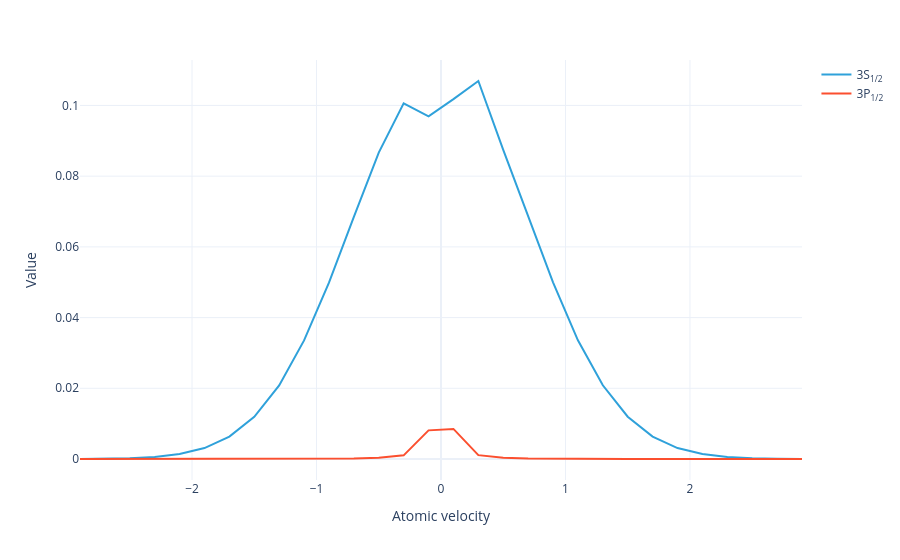

This figure's notebook cell:
### Markdown cell above
Plot just the level populations:

### Code cell
#|notest
model.level_population(sol).visualize()

### Figure 1 — Plotly figure (JSON) as saved in the notebook; plotly's stock layout.template omitted (floating-point values rounded to 4 significant figures)
{"data": [{"hovertemplate": "Level=3S<sub>1/2</sub><br>Atomic velocity=%{x}<br>Value=%{y}<extra></extra>", "legendgroup": "3S<sub>1/2</sub>", "line": {"color": "#2fa1da", "dash": "solid"}, "marker": {"symbol": "circle"}, "mode": "lines", "name": "3S<sub>1/2</sub>", "orientation": "v", "showlegend": true, "type": "scatter", "x": [-2.9, -2.7, -2.5, -2.3, -2.1, -1.9, -1.7, -1.5, -1.3, -1.1, -0.9, -0.7, -0.5, -0.3, -0.1, 0.1, 0.3, 0.5, 0.7, 0.9, 1.1, 1.3, 1.5, 1.7, 1.9, 2.1, 2.3, 2.5, 2.7, 2.9], "xaxis": "x", "y": [2.628e-05, 7.996e-05, 0.0002247, 0.0005831, 0.001398, 0.003094, 0.006326, 0.01195, 0.02083, 0.03355, 0.04989, 0.06848, 0.08668, 0.1006, 0.09694, 0.1018, 0.1069, 0.08744, 0.06869, 0.04997, 0.03358, 0.02085, 0.01195, 0.006329, 0.003096, 0.001398, 0.0005834, 0.0002248, 7.999e-05, 2.629e-05], "yaxis": "y"}, {"hovertemplate": "Level=3P<sub>1/2</sub><br>Atomic velocity=%{x}<br>Value=%{y}<extra></extra>", "legendgroup": "3P<sub>1/2</sub>", "line": {"color": "#fb4f2f", "dash": "solid"}, "marker": {"symbol": "circle"}, "mode": "lines", "name": "3P<sub>1/2</sub>", "orientation": "v", "showlegend": true, "type": "scatter", "x": [-2.9, -2.7, -2.5, -2.3, -2.1, -1.9, -1.7, -1.5, -1.3, -1.1, -0.9, -0.7, -0.5, -0.3, -0.1, 0.1, 0.3, 0.5, 0.7, 0.9, 1.1, 1.3, 1.5, 1.7, 1.9, 2.1, 2.3, 2.5, 2.7, 2.9], "xaxis": "x", "y": [3.172e-09, 1.101e-08, 3.573e-08, 1.085e-07, 3.093e-07, 8.296e-07, 2.103e-06, 5.067e-06, 1.169e-05, 2.617e-05, 5.786e-05, 0.0001307, 0.0003228, 0.00103, 0.008099, 0.008505, 0.001095, 0.0003256, 0.0001311, 5.796e-05, 2.62e-05, 1.17e-05, 5.07e-06, 2.104e-06, 8.3e-07, 3.094e-07, 1.086e-07, 3.574e-08, 1.102e-08, 3.173e-09], "yaxis": "y"}], "layout": {"legend": {"title": {}, "tracegroupgap": 0}, "margin": {"t": 60}, "xaxis": {"anchor": "y", "domain": [0, 1], "title": {"text": "Atomic velocity"}}, "yaxis": {"anchor": "x", "domain": [0, 1], "title": {"text": "Value"}}}}
